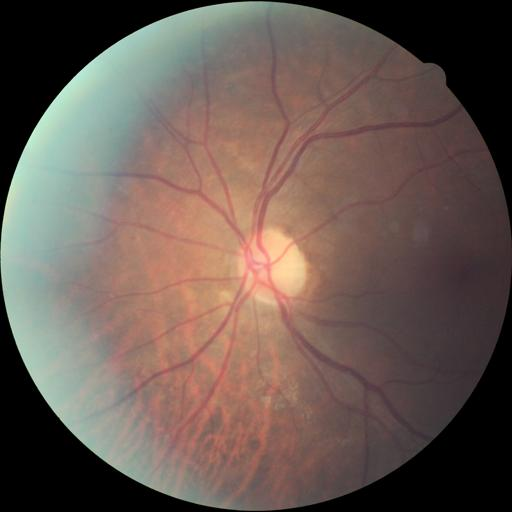
#> input picture data/sample/10_left.jpeg, 512 x 512 px; its folder holds only this picture in this run
$ python -i utils.py   (imports and definitions only)
#> lines starting #> are read from the running program, lines starting #| are printed output that depends on the picture; after the words box and inside, x2 and y2 are one past the last pixel; in counts of white or black regions, pixels touching at a corner belong together
import os
from datetime import datetime

import cv2
import matplotlib.image as mpimg
import matplotlib.pyplot as plt
import numpy as np
from PIL import Image, ImageOps
from zoneinfo import ZoneInfo


# [74 lines left out: functions crop_and_pad_image, track_files, not called in this run]


def crop_circle_roi(image_path):
    """
    Crop the circular Region of Interest (ROI) from a fundus image.

    Args:
    - image_path (str): Path to the fundus image.

    Returns:
    - cropped_roi (numpy.ndarray): The cropped circular Region of Interest.
    """
#> called with image_path = '../data/sample/10_left.jpeg'
    # Read the image
    image = cv2.imread(image_path, cv2.IMREAD_COLOR)
#> image is the input picture: shape (512, 512, 3); mean B, G, R 83.2, 90.8, 106.8

    # Convert the image to grayscale
    gray_image = cv2.cvtColor(image, cv2.COLOR_BGR2GRAY)
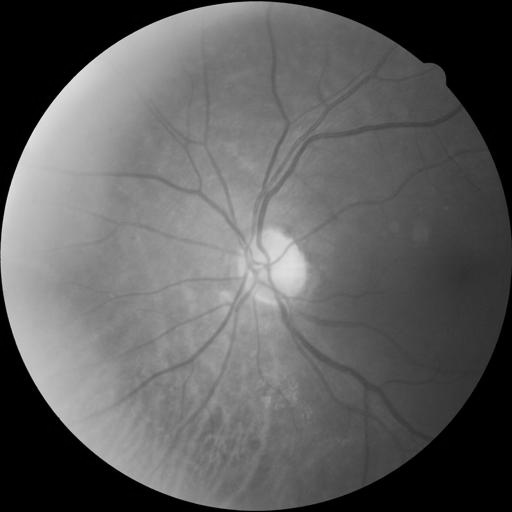
#> gray_image: shape (512, 512); min 0, max 246, mean 94.7

    # Apply thresholding to binarize the image
    _, thresholded_image = cv2.threshold(gray_image, 50, 255, cv2.THRESH_BINARY)
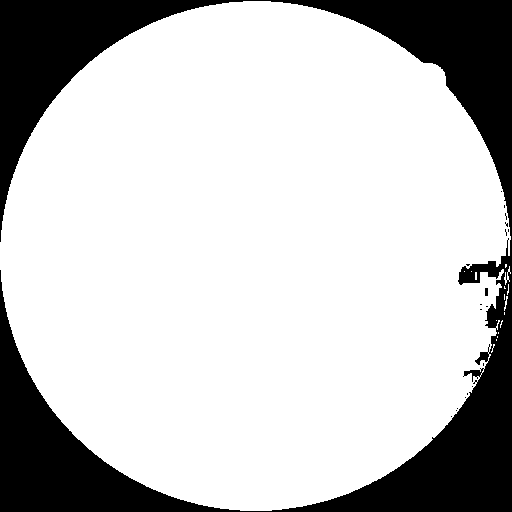
#> thresholded_image: shape (512, 512); 77.5% white; 19 black regions (17 under 20 px)

    # Find contours in the binary image
    contours, _ = cv2.findContours(
        thresholded_image, cv2.RETR_EXTERNAL, cv2.CHAIN_APPROX_SIMPLE
    )
#> contours = 17 contours, 16 with area under 20; largest, box (x1, y1, x2, y2) and area: (0, 1, 511, 511) 202396

    # Assuming the largest contour corresponds to the ROI
    contour = max(contours, key=cv2.contourArea)
#> contour = contour of 867 points, box (x1, y1, x2, y2) (0, 1, 511, 511), area 202396

    # Get the bounding rectangle of the contour
    x, y, w, h = cv2.boundingRect(contour)
#> x = 0; y = 1; w = 511; h = 510

    # Crop the circular ROI using the bounding rectangle
    cropped_roi = image[y : y + h, x : x + w]

    return cropped_roi


# [46 lines left out: functions plot_image_grid, generate_run_id, not called in this run]


# [2 lines not run here, left out]

>>> result = crop_circle_roi('../data/sample/10_left.jpeg')

$ run again, on data/sample/13_left.jpeg
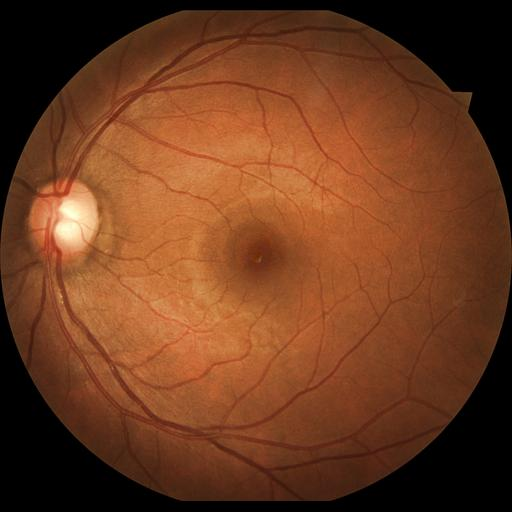
#> input picture data/sample/13_left.jpeg, 512 x 512 px
#> in crop_circle_roi, image is the input picture: shape (512, 512, 3); mean B, G, R 31.5, 59.1, 108.6
#> in crop_circle_roi, `_, thresholded_image = cv2.threshold(gray_image, 50, 255, cv2.THRESH_B..`:
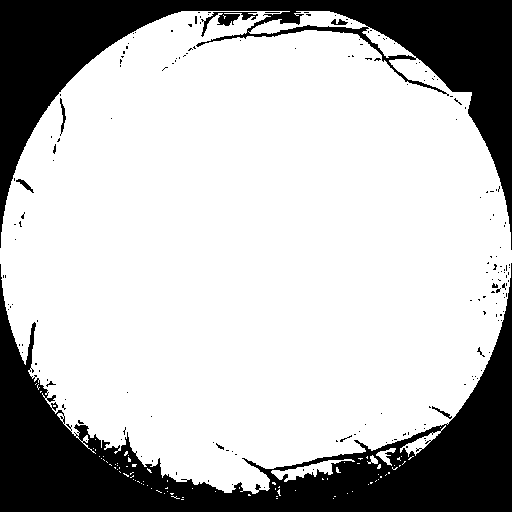
#> thresholded_image: shape (512, 512); 73.4% white; 183 black regions (171 under 20 px)
#> contours = 89 contours, 84 with area under 20; largest, box (x1, y1, x2, y2) and area: (0, 11, 512, 494) 191016, (271, 459, 355, 482) 520, (400, 425, 446, 457) 305, (376, 448, 396, 466) 103, (367, 455, 378, 464) 35
#> contour = contour of 1328 points, box (x1, y1, x2, y2) (0, 11, 512, 494), area 191016
#> x = 0; y = 11; w = 512; h = 483
#> in crop_circle_roi, `cropped_roi = image[y : y + h, x : x + w]`:
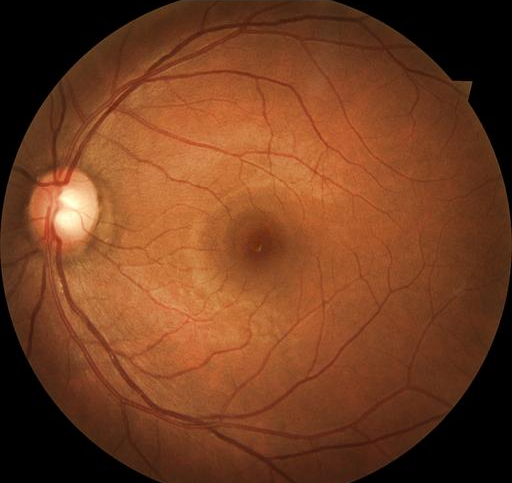
#> cropped_roi: shape (483, 512, 3); mean B, G, R 33.3, 62.5, 114.8

$ run again, on data/sample/15_left.jpeg
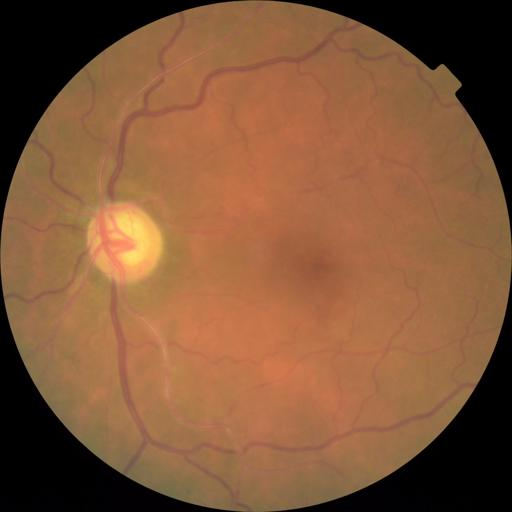
#> input picture data/sample/15_left.jpeg, 512 x 512 px
#> in crop_circle_roi, image is the input picture: shape (512, 512, 3); mean B, G, R 56.6, 86.9, 130.2
#> in crop_circle_roi, `gray_image = cv2.cvtColor(image, cv2.COLOR_BGR2GRAY)`:
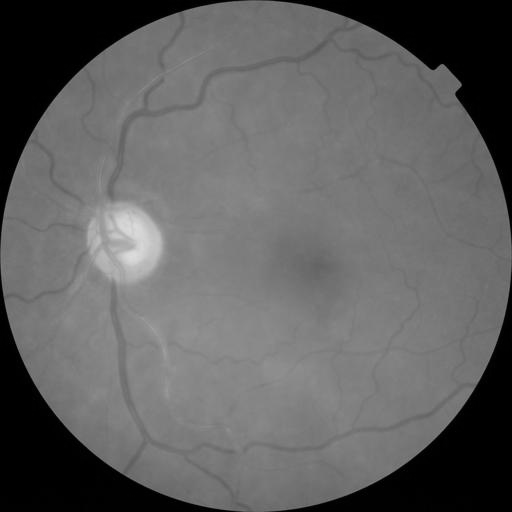
#> gray_image: shape (512, 512); min 0, max 221, mean 96.4
#> in crop_circle_roi, `_, thresholded_image = cv2.threshold(gray_image, 50, 255, cv2.THRESH_B..`:
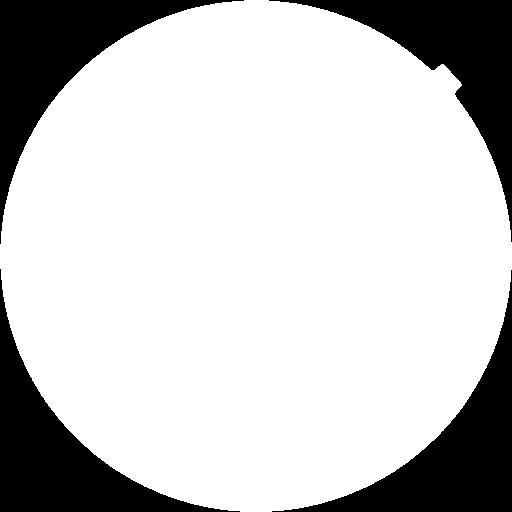
#> thresholded_image: shape (512, 512); 78.6% white; 4 black regions
#> contours = 1 contour; box (x1, y1, x2, y2) and area: (0, 0, 512, 512) 205284
#> contour = contour of 739 points, box (x1, y1, x2, y2) (0, 0, 512, 512), area 205284
#> x = 0; w = 512

$ run again, on data/sample/16_left.jpeg
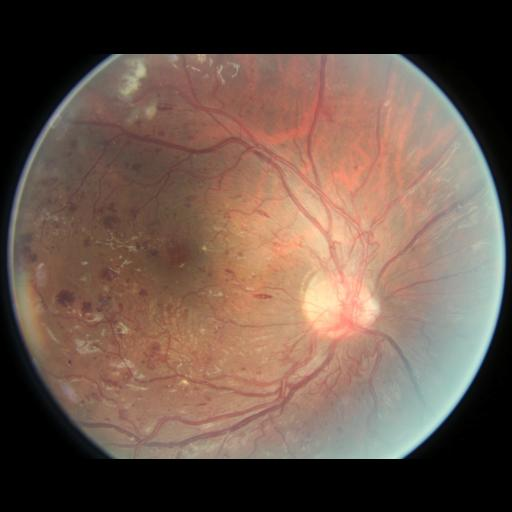
#> input picture data/sample/16_left.jpeg, 512 x 512 px
#> in crop_circle_roi, image is the input picture: shape (512, 512, 3); mean B, G, R 75, 86.6, 107.9
#> in crop_circle_roi, `_, thresholded_image = cv2.threshold(gray_image, 50, 255, cv2.THRESH_B..`:
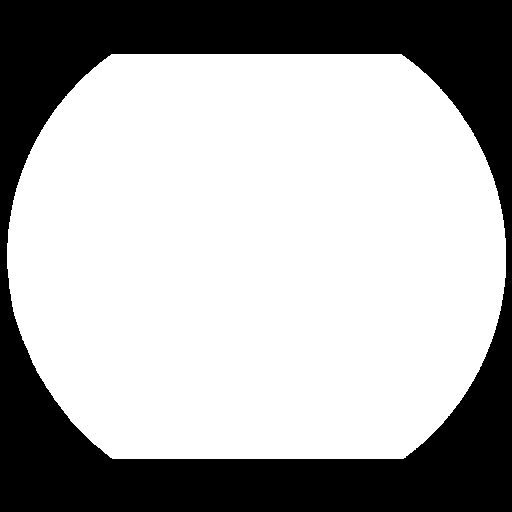
#> thresholded_image: shape (512, 512); 67.4% white; 1 black region
#> contours = 1 contour; box (x1, y1, x2, y2) and area: (7, 54, 506, 459) 175946
#> contour = contour of 401 points, box (x1, y1, x2, y2) (7, 54, 506, 459), area 175946
#> x = 7; y = 54; w = 499; h = 405
#> in crop_circle_roi, `cropped_roi = image[y : y + h, x : x + w]`:
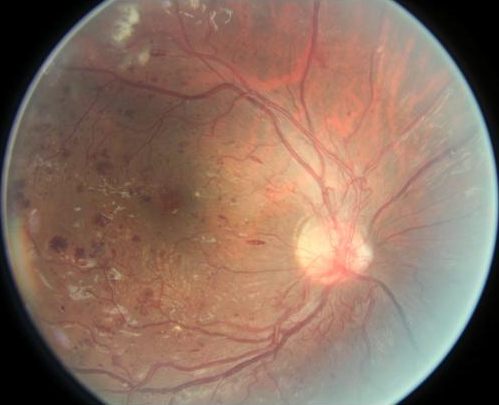
#> cropped_roi: shape (405, 499, 3); mean B, G, R 97.1, 112.2, 139.8
